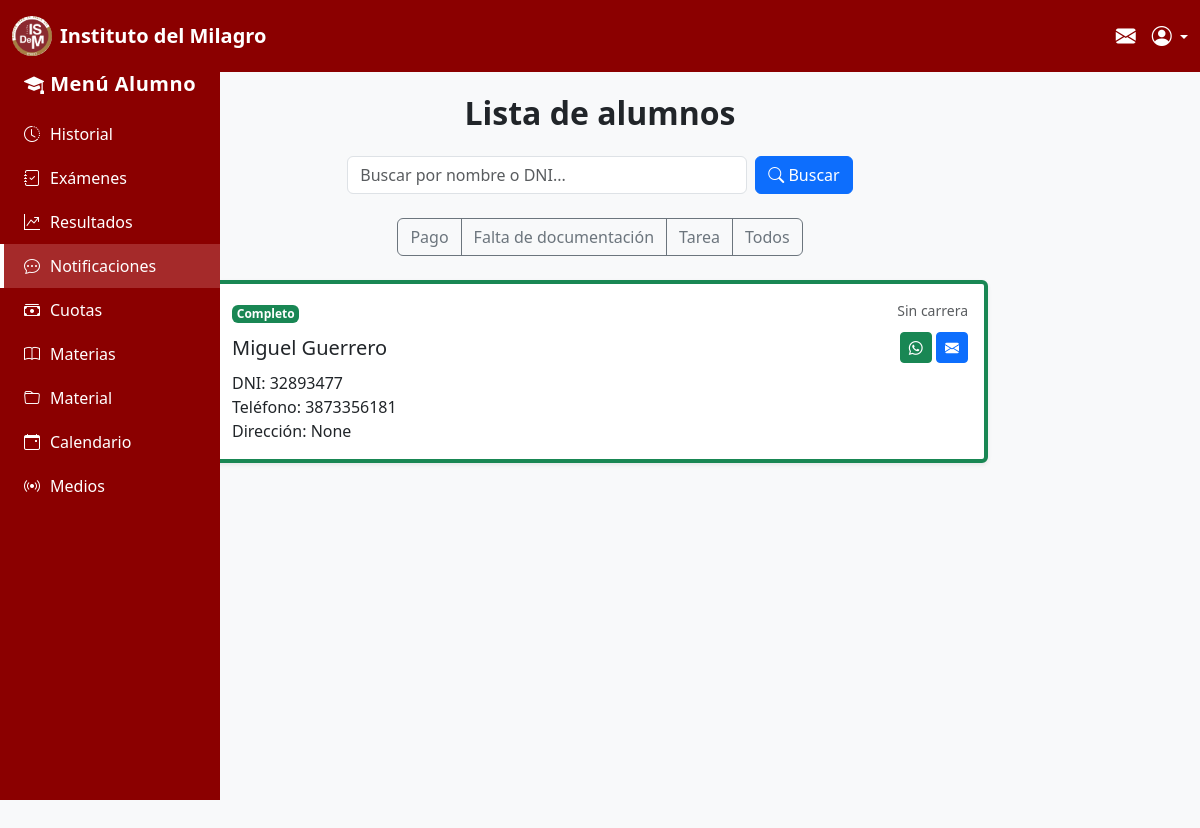
/home/ (signed in), run on an earlier commit of the app's database.
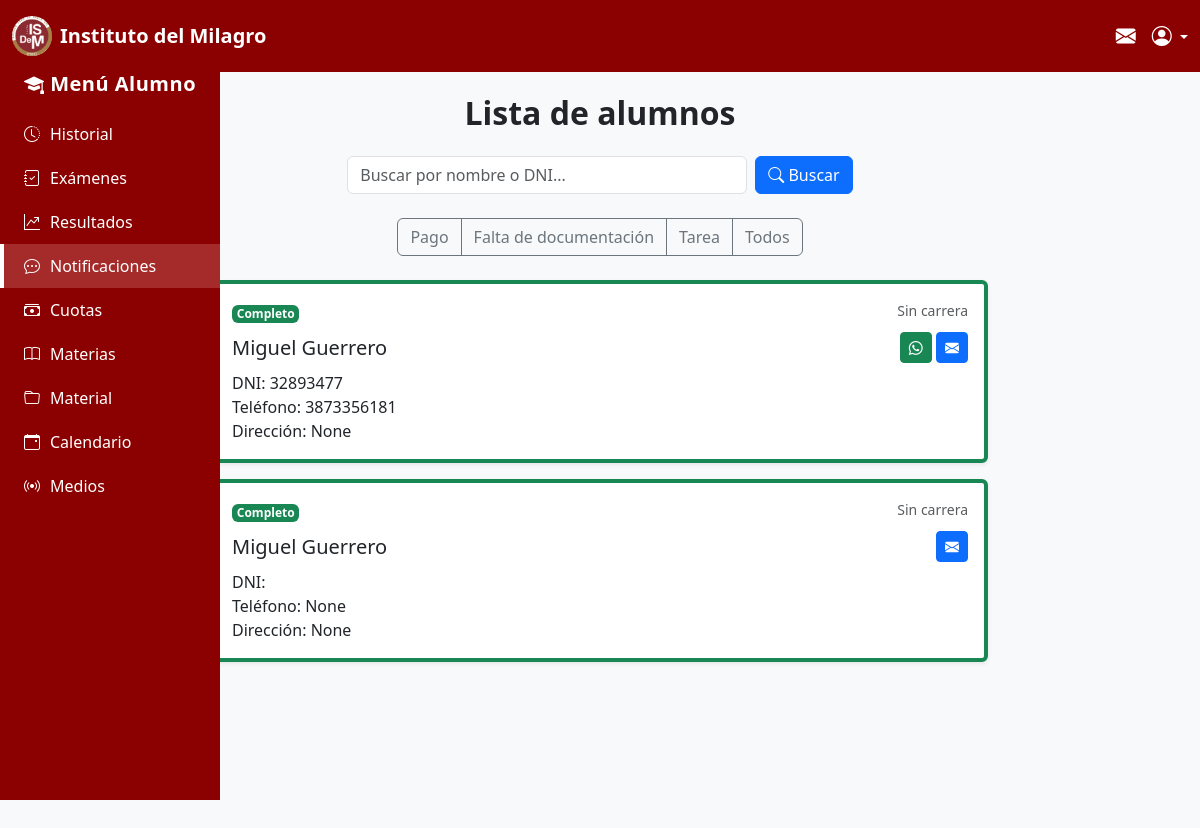
And on a later commit of the database.
### mensajes/models.py (models this page shows, shortened)
class PerfilAlumno(models.Model):
    user = models.OneToOneField(User, on_delete=models.CASCADE)
    dni = models.CharField(max_length=20, unique=True)
    telefono = models.CharField(max_length=20, blank=True, null=True)
    direccion = models.CharField(max_length=200, blank=True, null=True)
    carrera = models.ForeignKey(Carrera, on_delete=models.SET_NULL, blank=True, null=True)
    estado_documentacion = models.BooleanField(default=True)  # True = completa, False = faltante
    estado_pago = models.BooleanField(default=True)  # True = al día, False = pendiente

### mensajes/views.py (the view)
# urls.py: path('home/',views.listar_alumnos, name='alumnos_lista'),
@login_required
def listar_alumnos(request):
    alumnos = PerfilAlumno.objects.select_related('user', 'carrera').all()
    return render(request, 'mensajes/interfaz.html', {'alumnos': alumnos})

### mensajes/templates/mensajes/interfaz.html (shortened to what the changed rows need)
<!DOCTYPE html>
<html lang="es">
<head>
    <link href="https://cdn.jsdelivr.net/npm/bootstrap@5.3.3/dist/css/bootstrap.min.css" rel="stylesheet">
    <link rel="stylesheet" href="https://cdn.jsdelivr.net/npm/bootstrap-icons@1.11.3/font/bootstrap-icons.min.css">
</head>
<body style="padding-top: 70px;">
    <main class="d-flex justify-content-center align-items-start p-4">
        <div class="container text-center">
            {% if user.is_staff %}
                <h2 class="fw-bold text-dark mb-4">Lista de alumnos</h2>
                <div id="alumnos-container" class="d-flex flex-column gap-3">
                    {% for alumno in alumnos %}
                        <div
                            class="alumno-card card border-start border-4 {% if not alumno.estado_pago %}border-warning{% elif not alumno.estado_documentacion %}border-danger{% else %}border-success{% endif %} shadow-sm"
                            data-estado-pago="{{ alumno.estado_pago|yesno:'completo,pago_pendiente' }}"
                            data-estado-doc="{{ alumno.estado_documentacion|yesno:'completo,falta_documentacion' }}"
                            data-alumno-id="{{ alumno.id }}"
                            data-user-id="{{ alumno.user.id }}"
                        >
                            <div class="card-body text-start">
                                <div class="d-flex justify-content-between mb-2">
                                    <div>
                                        {% if not alumno.estado_pago %}
                                            <span class="badge bg-warning text-dark">Pago pendiente</span>
                                        {% elif not alumno.estado_documentacion %}
                                            <span class="badge bg-danger">Falta documentación</span>
                                        {% else %}
                                            <span class="badge bg-success">Completo</span>
                                        {% endif %}
                                    </div>
                                    <small class="text-muted">
                                        {% if alumno.carrera %}{{ alumno.carrera.nombre }}{% else %}Sin carrera{% endif %}
                                    </small>
                                </div>
                                <div class="d-flex justify-content-between align-items-center">
                                    <h5 class="card-title mb-0">{{ alumno.user.first_name }} {{ alumno.user.last_name }}</h5>
                                    <div class="contact-icons">
                                        {% if alumno.telefono %}
                                        <button class="btn btn-success btn-sm send-whatsapp" data-alumno-id="{{ alumno.id }}" data-nombre="{{ alumno.user.first_name }}" data-telefono="{{ alumno.telefono }}" title="Enviar WhatsApp">
                                            <i class="bi bi-whatsapp"></i>
                                        </button>
                                        {% endif %}
                                        {% if alumno.user.email %}
                                        <button class="btn btn-primary btn-sm send-email" data-alumno-id="{{ alumno.id }}" data-nombre="{{ alumno.user.first_name }}" data-email="{{ alumno.user.email }}" title="Enviar correo">
                                            <i class="bi bi-envelope-fill"></i>
                                        </button>
                                        {% endif %}
                                    </div>
                                </div>
                                <p class="card-text mt-2">
                                    DNI: <span class="alumno-dni">{{ alumno.dni }}</span><br>
                                    Teléfono: {{ alumno.telefono }}<br>
                                    Dirección: {{ alumno.direccion }}
                                </p>
                            </div>
                        </div>
                    {% endfor %}
                </div>
            {% endif %}
        </div>
    </main>
</body>
</html>

What changed in the data, as far as the page shows it:
added PerfilAlumno: estado_pago "Completo", shows "Sin carrera", user.first_name "Miguel", user.last_name "Guerrero", telefono "None", direccion "None"
